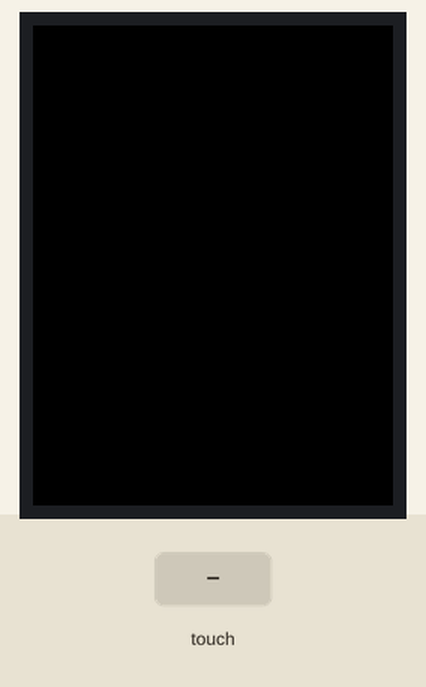
Recording of a program running on a simulated MicroPython board. Shown: 240×320 colour display. The inputs (shaded band) are chosen by the test bench. What the program prints to the serial console is not drawn.

Above: at 1.5 s.
1.6 s: touch panel pressed at 13 % / 10 % of its raw x / y range
At 2.2 s:
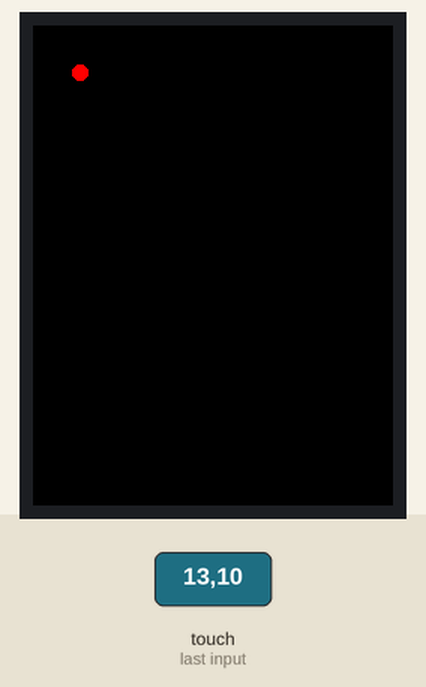
3.1 s: touch panel pressed at 38 % / 10 % of its raw x / y range
At 3.4 s:
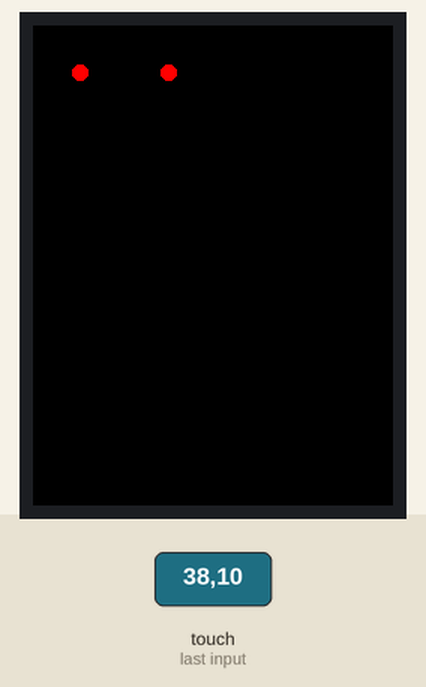
Timing chart, 0 to 6.1 s (numbered marks = the images above; inputs shaded):
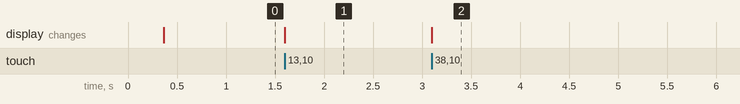

Measured:
- after the input at 1.6 s, the display: changes at once (image 1)
- after the input at 3.1 s, the display: changes at once (image 2)

The program:

spi_display_touch.py
```python
from machine import Pin, SPI
from ili9341 import Display, color565
from xpt2046 import Touch

# TFT on SPI0
spi_tft = SPI(0, baudrate=40000000, sck=Pin(6), mosi=Pin(7))
display = Display(spi_tft, dc=Pin(15), cs=Pin(13), rst=Pin(14))

# Touch on SPI1
def touch_handler(x, y):
    print(f"Touch at: x={x}, y={y}")
    display.fill_circle(x, y, 5, color565(255, 0, 0))

spi_touch = SPI(1, baudrate=1000000, sck=Pin(10), mosi=Pin(11), miso=Pin(8))
touch = Touch(spi_touch, cs=Pin(12), int_pin=Pin(0), int_handler=touch_handler)

display.clear(color565(0, 0, 0))

# Main loop — touch events fire via interrupt
while True:
    pass
```
